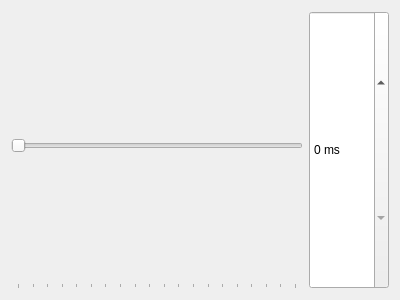
<?xml version="1.0" encoding="UTF-8"?>
<ui version="4.0">
 <class>NumberEntry</class>
 <widget class="QWidget" name="NumberEntry">
  <property name="geometry">
   <rect>
    <x>0</x>
    <y>0</y>
    <width>400</width>
    <height>300</height>
   </rect>
  </property>
  <property name="windowTitle">
   <string>Form</string>
  </property>
  <layout class="QHBoxLayout" name="horizontalLayout">
   <item>
    <widget class="QSlider" name="horizontalSlider">
     <property name="sizePolicy">
      <sizepolicy hsizetype="Expanding" vsizetype="Minimum">
       <horstretch>0</horstretch>
       <verstretch>0</verstretch>
      </sizepolicy>
     </property>
     <property name="minimumSize">
      <size>
       <width>20</width>
       <height>0</height>
      </size>
     </property>
     <property name="toolTip">
      <string>Select what the shortest pause in milliseconds will be between different valve openings during communication with PLC.</string>
     </property>
     <property name="minimum">
      <number>50</number>
     </property>
     <property name="maximum">
      <number>1000</number>
     </property>
     <property name="orientation">
      <enum>Qt::Horizontal</enum>
     </property>
     <property name="tickPosition">
      <enum>QSlider::TicksBelow</enum>
     </property>
     <property name="tickInterval">
      <number>50</number>
     </property>
    </widget>
   </item>
   <item>
    <widget class="QSpinBox" name="spinBox">
     <property name="sizePolicy">
      <sizepolicy hsizetype="Minimum" vsizetype="Minimum">
       <horstretch>0</horstretch>
       <verstretch>0</verstretch>
      </sizepolicy>
     </property>
     <property name="accelerated">
      <bool>true</bool>
     </property>
     <property name="correctionMode">
      <enum>QAbstractSpinBox::CorrectToNearestValue</enum>
     </property>
     <property name="showGroupSeparator" stdset="0">
      <bool>false</bool>
     </property>
     <property name="suffix">
      <string> ms</string>
     </property>
     <property name="maximum">
      <number>60000</number>
     </property>
     <property name="singleStep">
      <number>100</number>
     </property>
    </widget>
   </item>
  </layout>
 </widget>
 <resources/>
 <connections/>
</ui>
